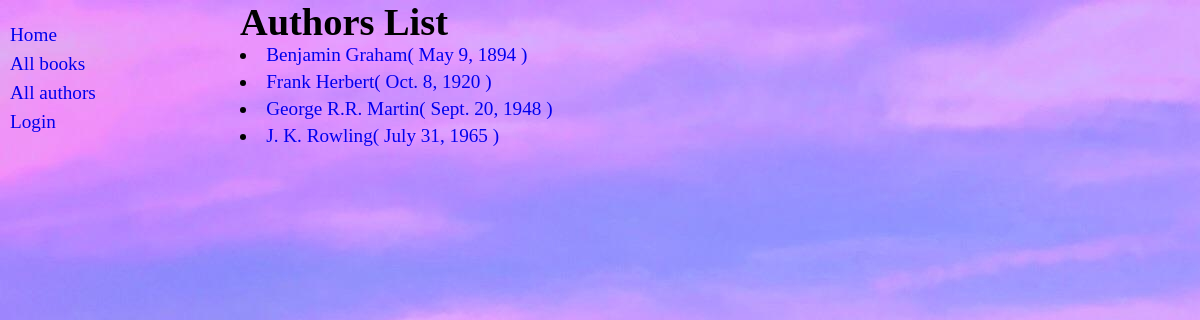
The page /catalog/authors on the database its author committed.
### catalog/models.py (models this page shows, shortened)
class Author(models.Model):
    name = models.CharField(max_length=100)
    date_of_birth = models.DateField(null=True,blank=True)
    date_of_death = models.DateField('Died',null=True,blank=True)
    class Meta:
        ordering = ('name','-date_of_birth')
    def get_absolute_url(self):
        return reverse("author-detail",args=[str(self.id)])

### catalog/views.py (the view)
# urls.py: path('authors',views.list_authors,name='list_authors'),
def list_authors(request):
    all_authors = Author.objects.all()
    return render(request,'catalog/authors.html',{'authors':all_authors})

### catalog/templates/catalog/authors.html
{% extends 'catalog/base.html' %}
{% block content %}
    <main>
        <h1>Authors List</h1>
        <ul class="counts">
            {% for author in authors %}
                <li><a href=" {{author.get_absolute_url}} ">{{author.name}}( {{author.date_of_birth}} )</a></li>
            {% endfor %}
        </ul>
    </main>
{% endblock content %}

### catalog/static/css/style.css (style rules this page uses)
* { padding: 0; margin: 0; box-sizing: border-box; }
body { background-image: url("../assets/bg.jpg"); background-position: cover; background-repeat: no-repeat; }
.main_container .content .counts { display: flex; flex-direction: column; gap: 5px; list-style-position: inside; }
.main_container .content a { text-decoration: none; }

### rows shown on the page
Author: name "Benjamin Graham", date_of_birth "May 9, 1894"
Author: name "Frank Herbert", date_of_birth "Oct. 8, 1920"
Author: name "George R.R. Martin", date_of_birth "Sept. 20, 1948"
Author: name "J. K. Rowling", date_of_birth "July 31, 1965"
